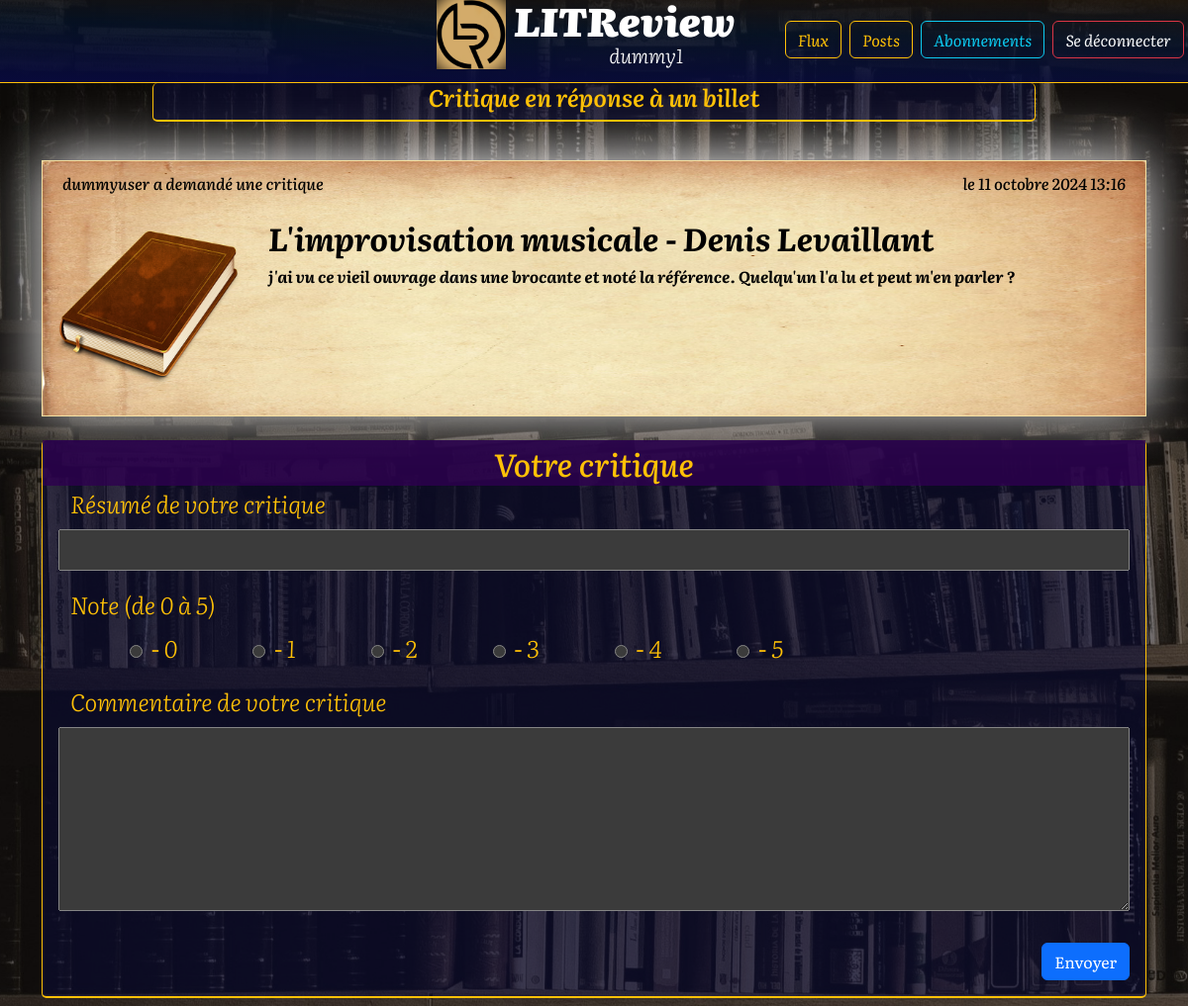
The app's page /creer_critique/8/ (signed in) with its own data.
### authentication/models.py (models this page shows)
class CustomUser(AbstractUser):
    email = models.EmailField(unique=True)

### blog/models.py (models this page shows, shortened)
class Ticket(models.Model):
    title = models.CharField(
        max_length=128, verbose_name="Titre")  # Titre du livre ou article
    description = models.TextField(
        max_length=1024, verbose_name="Description", blank=True)  # Description du billet
    time_created = models.DateTimeField(
        auto_now_add=True, verbose_name="Date de création") # Date de création/publication
    user = models.ForeignKey(
        to=settings.AUTH_USER_MODEL, on_delete=models.CASCADE) # L'utilisateur qui a créé le billet
    image = models.ImageField(
        null=True, blank=True, verbose_name="image du billet", default='no_image.png') # image du billet
    IMAGE_MAX_FILE_SIZE = 2 * 1024 * 1024  # Limite de taille : 2 MB
    class Meta:
        verbose_name = 'Billet'
        verbose_name_plural = 'Tous les billets'
        ordering = ['-time_created']

### blog/views.py (the view, shortened to what this page needs)
# urls.py: path('creer_critique/<int:ticket_id>/', ReviewView.as_view(), name='creer_critique'),  # Page d'une critique
class ReviewView(LoginRequiredMixin, CreateView, UpdateView):
    model = Review
    form_class = ReviewForm
    template_name = 'blog/creer_critique.html'
    def get_object(self, queryset=None):
        review_id = self.kwargs.get('review_id')  # On récupère l'ID de la critique
        if review_id:
            review = get_object_or_404(Review, id=review_id, user=self.request.user)
            return review
        return None
    def get_context_data(self, **kwargs):
        context = super().get_context_data(**kwargs)
        if self.get_object():
            ticket = self.get_object().ticket
        else:
            ticket_id = self.kwargs['ticket_id']
            ticket = get_object_or_404(Ticket, id=ticket_id)
        context['ticket'] = ticket
        context['is_editing'] = True if self.get_object() else False
        return context

### blog/forms.py
class ReviewForm(forms.ModelForm):
    class Meta:
        model = Review
        fields = ['headline', 'rating', 'body']
        widgets = {
            'rating': forms.RadioSelect(
                choices=[(0, ' - 0'), (1, ' - 1'), (2, ' - 2'), (3, ' - 3'), (4, ' - 4'), (5, ' - 5')]),
            'body': forms.Textarea(attrs={'rows': '5'})
        }

### blog/templates/blog/creer_critique.html (shortened to what this page needs)
{% extends 'base.html' %}
{% load django_bootstrap5 %}
{% load static %}
{% block content %}
<main class="main-content Literata-500">
    <div class="justify-content-center align-content-center pt-0 mt-0 pb-1 px-1 mb-0 w-75">
        <h1 class="ticket-page-title fw-semibold pb-2">{% if is_editing %}Modifier la critique{% else %}Critique en réponse à un billet{% endif %}</h1>
    </div>
    <div class="container mt-1 justify-content-center align-content-center py-2">
        <div class="mt-2 mb-2">
            {% include 'blog/partials/ticket_mesposts.html' with ticket=ticket %}
        </div>
        <form method="post" class="Literata-500 ticket-page-title">
            <h2 class="mt-4 mb-0 backgr-indigo text-center p-1"
            aria-label="Votre critique de {{ ticket.title }}">Votre critique</h2>
            <div class="mb-3 mx-3 row">
                <label for="headline" class="form-label col-auto"
                aria-label="Titre/résumé de votre critique">Résumé de votre critique</label>
                {{ form.headline }}
            </div>
            <div class="mb-3 mx-3 mx-xs-0 row">
                <label for="rating" class="form-label col-auto"
                aria-label="Note d'évaluation de l'ouvrage/article">Note (de 0 à 5)</label>
                <div class="d-flex">
                    {% for radio in form.rating %}
                        <div class="form-check form-check-inline align-middle ms-lg-4 ms-xs-0"
                            aria-label="Note d'évaluation{{ radio.choice_label }} sur 5">
                            {{ radio.tag }}
                            <label class="form-check-label ms-1">
                            {{ radio.choice_label }}</label>
                        </div>
                    {% endfor %}
                </div>
            </div>
            <div class="mb-3 mx-3 row">
                <label for="body" class="form-label col-auto"
                aria-label="Votre commentaire critique de l'ouvrage/article">Commentaire de votre critique</label>
                {{ form.body }}
            </div>
            <div class="d-grid d-md-flex justify-content-md-end pe-2">
                <button type="submit" class="btn btn-primary my-3 mx-2"
                aria-label="Envoyer votre critique">Envoyer</button>
            </div>
        </form>
    </div>
</main>
{% endblock %}

### blog/templates/blog/partials/header_connected.html (shortened to what this page needs)
{% load static %}
<header class="literata-900 sticky-top">
    <nav class="navbar header-gradient border-bottom border-warning pt-0 mt-0">
        <div class="container-fluid d-flex align-items-center position-relative">
            <div class="d-flex justify-content-center w-100">
                <a class="navbar-brand mb-0 mt-0 pt-0 d-flex align-items-center" href="/">
                    <img src="{% static 'images/LITrevu.png' %}" alt="Logo du site LITReview" width="70" height="70" class="me-2">
                    <div class="d-flex flex-column">
                        <span class="literata-900 pt-0 mt-0 mb-0 pb-0" style="line-height: 1; font-size: 2.5rem;">LITReview</span>
                        <span class="literata-300 fw-light mt-0 pt-0 ms-5 ps-5">{{ user.username }}</span>
                    </div>
                </a>
            </div>
            <div class="d-none d-xl-flex position-absolute mt-1 end-0">
                <a class="btn btn-outline-warning literata-400 me-2"
                href="{% url 'blog:flux' %}"
                aria-label="Le Flux de revues littéraires - création de billets, de critiques et réponses-critiques aux demandes de votre réseau">
                Flux</a>
                <a class="btn btn-outline-warning literata-400 me-2"
                href="{% url 'blog:mesposts' %}"
                aria-label="Vos Posts de revues littéraires - modification et suppression">
                Posts</a>
                <a class="btn btn-outline-info literata-400 me-2"
                href="{% url 'blog:mesabonnements' %}"
                aria-label="Page de gestion de votre réseau - vous abonner ou vous désabonner, bloquer ou débloquer un abonné">
                Abonnements</a>
                <a class="btn btn-outline-danger text-light literata-400 me-1"
                href="{% url 'authentication:logout' %}"
                aria-label="Vous déconnecter du site">
                Se déconnecter</a>
            </div>
        </div>
    </nav>
</header>

### blog/templates/blog/partials/ticket_base.html (shortened to what this page needs)
<div class="billet-box ticket-item d-flex flex-column mb-4">
    <div class="row literata-500">
        {% if ticket.user == request.user %}
            <p class="col text-start">Vous avez demandé une critique</p>
        {% else %}
            <p class="col text-start">{{ ticket.user.username }} a demandé une critique</p>
        {% endif %}
            <p class="col text-end">le {{ ticket.time_created }}</p>
    </div>
    <div class="d-flex row gap-1 row-gap-1 flex-grow-1">
        {% if ticket.image %}
            <img src="{{ ticket.image.url }}" class="m-0 me-lg-2 pe-lg-2 image-ticket" alt="Image de {{ticket.title}}">
        {% endif %}
        <div class="d-flex flex-column col-sm m-0 m-lg-1 p-lg-1">
            <h2 class="text-start literata-700"
            aria-label="le titre de la demande de critique : {{ ticket.title }}">
            {{ ticket.title }}</h2>
            <p class="text-start literata-700 flex-grow-1"
            aria-label="la description de la demande de critique :  {{ ticket.description }}">
            {{ ticket.description }}</p>
        </div>
    </div>
</div>

### static/css/style.css (style rules this page uses)
body { font-family: "Literata", serif; font-optical-sizing: auto; font-weight: 400; font-style: italic; position: relative; z-index: 1; }
.literata-900 { font-family: "Literata", serif; font-optical-sizing: auto; font-weight: 900; font-style: italic; }
.literata-700 { font-family: "Literata", serif; font-optical-sizing: auto; font-weight: 700; font-style: italic; }
.literata-500 { font-family: "Literata", serif; font-optical-sizing: auto; font-weight: 500; font-style: italic; }
.literata-400 { font-family: "Literata", serif; font-optical-sizing: auto; font-weight: 400; font-style: italic; }
.literata-300 { font-family: "Literata", serif; font-optical-sizing: auto; font-weight: 300; font-style: italic; }
body::before { content: ""; position: fixed; top: 0; left: 0; right: 0; bottom: 0; background: url("../images/background.jpg") no-repeat center center; background-size: cover; filter: grayscale(55%); z-index: -1; }
.form-label { background-color: transparent; color: inherit; }
.sticky-top { position: -webkit-sticky; position: sticky; top: 0; z-index: 1080; }
.header-gradient { background: linear-gradient(1deg, rgba(9,10,59,1) 0%, rgba(3,22,51,0.6) 60%, rgba(71,43,14,0.2) 100%); width: 100%; }
.main-content { display: flex; flex-direction: column; align-items: center; max-width: 100%; padding: 0px; }
.billet-box { color: black; border: 1px solid #f5e0a2; text-align: center; width: 100%; max-width: 1280px; padding: 10px 20px 10px 20px; margin-top: 15px; background: url("../images/old-book2.jpg"); background-size: 100% 110%; filter: drop-shadow(0px -4px 30px whitesmoke); }
.image-ticket { max-width: 200px; max-height: 300px; padding: 5px 20px 5px 5px; }
.ticket-page-title { position: sticky; top: 0; z-index: 1030; background-color: rgba(9, 10, 59, 0.5); text-align: center; color: #ffc107; width: 100%; border-bottom: 2px solid #ffc107; border-right: 1px solid #ffc107; border-left: 1px solid #ffc107; border-radius: 5px; font-size: 1.5rem; font-style: italic; }
.backgr-indigo { background-color: rgba(46,0,79, 0.8); }

### records on screen
CustomUser: username "dummy1"
Ticket: user.username "dummyuser", time_created "11 octobre 2024 13:16", image (placeholder picture), title "L'improvisation musicale - Denis Levaillant", description "j'ai vu ce vieil ouvrage dans une brocante et noté la référence. Quelqu'un l'a lu et peut m'en parler ?"

### other values on screen
{{ radio.choice_label }} "- 0" "- 1" "- 2" "- 3" "- 4" "- 5"
